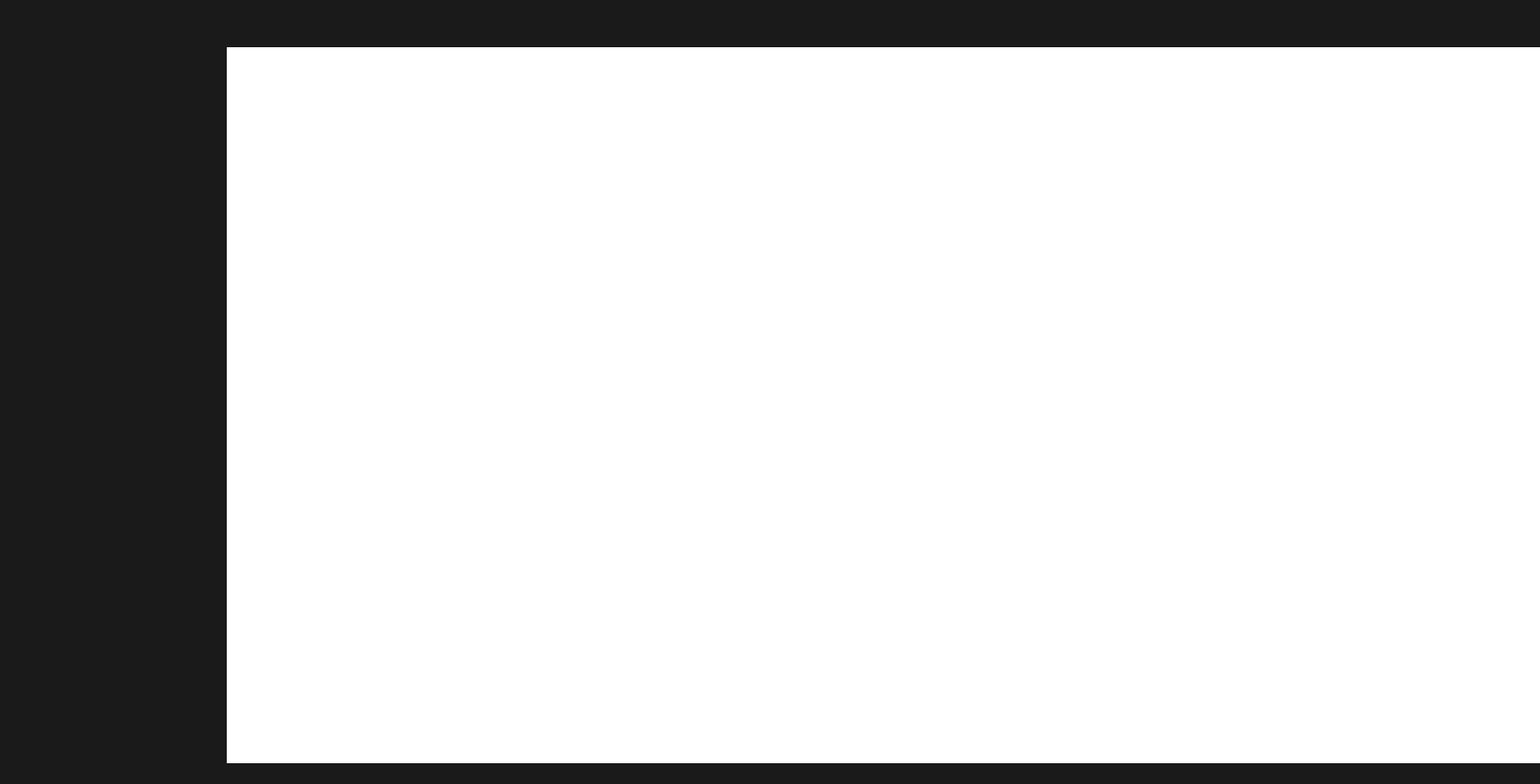
<?xml version="1.0" encoding="UTF-8"?>
<ui version="4.0">
 <class>MainWindow</class>
 <widget class="QMainWindow" name="MainWindow">
  <property name="geometry">
   <rect>
    <x>0</x>
    <y>0</y>
    <width>1630</width>
    <height>830</height>
   </rect>
  </property>
  <property name="windowTitle">
   <string>MainWindow</string>
  </property>
  <property name="styleSheet">
   <string notr="true">QWidget,QFrame
{
background-color: #ffffff;
}</string>
  </property>
  <widget class="QWidget" name="centralWidget">
   <property name="styleSheet">
    <string notr="true"/>
   </property>
   <layout class="QVBoxLayout" name="verticalLayout">
    <property name="spacing">
     <number>0</number>
    </property>
    <property name="leftMargin">
     <number>0</number>
    </property>
    <property name="topMargin">
     <number>0</number>
    </property>
    <property name="rightMargin">
     <number>0</number>
    </property>
    <property name="bottomMargin">
     <number>0</number>
    </property>
    <item>
     <widget class="MainTitleBar" name="widgetTitle" native="true">
      <property name="minimumSize">
       <size>
        <width>0</width>
        <height>50</height>
       </size>
      </property>
      <property name="maximumSize">
       <size>
        <width>16777215</width>
        <height>50</height>
       </size>
      </property>
      <property name="styleSheet">
       <string notr="true">QWidget,QFrame
{
background-color: #1A1A1A;
}</string>
      </property>
     </widget>
    </item>
    <item>
     <layout class="QHBoxLayout" name="horizontalLayout">
      <property name="spacing">
       <number>0</number>
      </property>
      <property name="sizeConstraint">
       <enum>QLayout::SetMaximumSize</enum>
      </property>
      <item>
       <widget class="ControlTreeWidget" name="widgetTree" native="true">
        <property name="enabled">
         <bool>true</bool>
        </property>
        <property name="minimumSize">
         <size>
          <width>240</width>
          <height>0</height>
         </size>
        </property>
        <property name="maximumSize">
         <size>
          <width>240</width>
          <height>16777215</height>
         </size>
        </property>
        <property name="styleSheet">
         <string notr="true">QWidget,QFrame
{
background-color: #1A1A1A;
}</string>
        </property>
       </widget>
      </item>
      <item>
       <widget class="ControlTabWidget" name="widgetTab" native="true">
        <property name="styleSheet">
         <string notr="true"/>
        </property>
       </widget>
      </item>
     </layout>
    </item>
   </layout>
  </widget>
  <widget class="QStatusBar" name="statusBar">
   <property name="styleSheet">
    <string notr="true">QWidget,QFrame
{
background-color: #1A1A1A;
}</string>
   </property>
  </widget>
 </widget>
 <layoutdefault spacing="6" margin="11"/>
 <customwidgets>
  <customwidget>
   <class>MainTitleBar</class>
   <extends>QWidget</extends>
   <header location="global">titlebar/maintitlebar.h</header>
   <container>1</container>
  </customwidget>
  <customwidget>
   <class>ControlTabWidget</class>
   <extends>QWidget</extends>
   <header location="global">maincontent/controltabwidget.h</header>
   <container>1</container>
  </customwidget>
  <customwidget>
   <class>ControlTreeWidget</class>
   <extends>QWidget</extends>
   <header location="global">maincontent/controltreewidget.h</header>
   <container>1</container>
  </customwidget>
 </customwidgets>
 <resources/>
 <connections/>
</ui>
